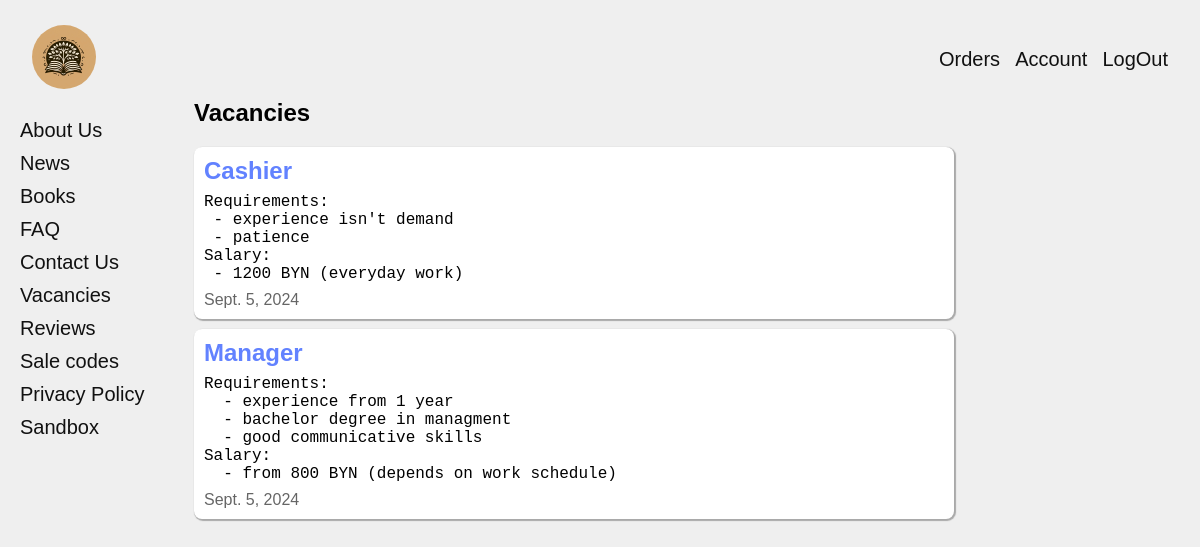
Page /vacancies/ on the committed database.
### app/app_models/commonModels.py (models this page shows, shortened)
class Vacancy(BaseModel):
    name = models.CharField(max_length=50, help_text='Vacancy\'s name')
    description = models.TextField(help_text='Vacancy\'s description')
    class Meta:
        db_table = 'vacancies_table'
        ordering = ['name']

### app/views/vacancyView.py (the view, shortened to what this page needs)
# urls.py: path('vacancies/', vacancyView.VacancyView.as_view(), name='vacancies'),
class VacancyView(View):
    template_name = 'vacancy.html'
    def get(self, request):
        return render(request, self.template_name, {'role': request.session.get('role'), 'action': None,
                                                    'vacancies': VacancyService.get_all(), 'form': None,
                                                    'cart': request.session.get('cart')})

### app/repositories/commonRepository.py (called while the page is built)
    @staticmethod
    def get_all():
        try:
            return cm.Vacancy.objects.all()
        except:
            return None

### app/services/commonService.py (called while the page is built)
    @staticmethod
    def get_all():
        return VacancyRepository.get_all()

### app/templates/vacancy.html (shortened to what this page needs)
{% extends "base.html" %}
{% load static %}
{% block styles %}
<link rel="stylesheet" href="{% static "css/vacancy.css" %}" />
{% endblock %}
{% block content %}
<section>
  {% if form is None %}
      {% if vacancies %}
	  	<h2 style="margin-bottom: 20px;">Vacancies</h2>
	  	{% for vac in vacancies %}
			<article class="vac_card">
				<section>
					<h2>{{vac.name}}</h2>
					<pre>{{vac.description}}</pre>
					<p>{{vac.updated_at.date}}</p>
				</section>
			</article>
		{% endfor %}
	  {% else %}
	  	<h2>No Vacancies...</h2>
	  {% endif %}
  {% endif %}
</section>
{% endblock %}

### app/templates/base.html (shortened to what this page needs)
<!DOCTYPE html>
{% load static %}
<html lang="en">
  <head>
    {% block styles %}{% endblock %}
    <link rel="stylesheet" href="{% static "css/global.css" %}">
  </head>
  <body>
    <header class="header">
      <section>
        <a href="{% url 'main' %}">
          <img src="{% static "about/logo.jpg" %}" width="64" height="64"
          alt="BOOKY" style="border-radius: 999%;"/>
        </a>
      </section>
      <nav>
        {% if role != "usr" and role != "" %}
          <a href="{% url 'order' %}">Orders</a>
        {% endif %}
        {% if role == "" %}
         <a href="{% url 'signin' %}">SignIn</a> |
         <a href="{% url 'signup' %}">SignUp</a>
        {% else %}
          <a href="{% url 'account' %}">Account</a>
          <a href="{% url 'log-out' %}">LogOut</a>
        {% endif %}
      </nav>
    </header>
    <main class="main-container">
      {% block sidebar %}
      <nav class="router">
        <a href="{% url 'about' %}">About Us</a>
        <a href="{% url 'news' %}">News</a>
        <a href="{% url 'catalog' %}">Books</a>
        <a href="{% url 'faq' %}">FAQ</a>
        <a href="{% url 'contacts' %}">Contact Us</a>
        <a href="{% url 'vacancies' %}">Vacancies</a>
        <a href="{% url 'reviews' %}">Reviews</a>
        <a href="{% url 'sale' %}">Sale codes</a>
        <a href="{% url 'policy' %}">Privacy Policy</a>
        <a href="{% url 'sandbox' %}">Sandbox</a>
      </nav>
      {% endblock %}
      {% block content %}{% endblock %}
    </main>
  </body>
</html>

### app/static/css/vacancy.css (style rules this page uses)
.vac_card { display: flex; justify-content: space-between; gap: 10px; padding: 10px; margin-bottom: 10px; background-color: #fff; box-shadow: 1px 1px 1px 1px #a9a9a9; border-radius: 8px; max-width: 75%; }
.vac_card > section { display: flex; flex-direction: column; gap: 8px; }
.vac_card > section > h2 { color: rgb(98, 130, 255); }
.vac_card > section > p { opacity: 0.6; }

### app/static/css/global.css (style rules this page uses)
* { margin: 0; padding: 0; }
body { font-size: 16px; padding: 20px; font-family: "Trebuchet MS", "Lucida Sans Unicode", "Lucida Grande", "Lucida Sans", Arial, sans-serif; background-color: #efefef; }
.router { grid-column: 1; margin-top: 20px; display: flex; flex-direction: column; gap: 10px; }
.header { padding: 5px 12px; display: flex; justify-content: space-between; align-items: center; }
.header > nav { display: flex; gap: 15px; align-items: center; }
.router > a, .header > section > a, .header > nav > a { text-decoration: none; cursor: pointer; font-size: 20px; color: #111; }
.main-container { display: grid; grid-template-columns: 15% 85%; }

### rows in the picture
Vacancy: name "Cashier", description "Requirements: - experience isn't demand - patience Salary: - 1200 BYN (everyday work)", updated_at "Sept. 5, 2024"
Vacancy: name "Manager", description "Requirements: - experience from 1 year - bachelor degree in managment - good communicative skills Salary: - from 800 BYN (depends on work schedule)", updated_at "Sept. 5, 2024"
